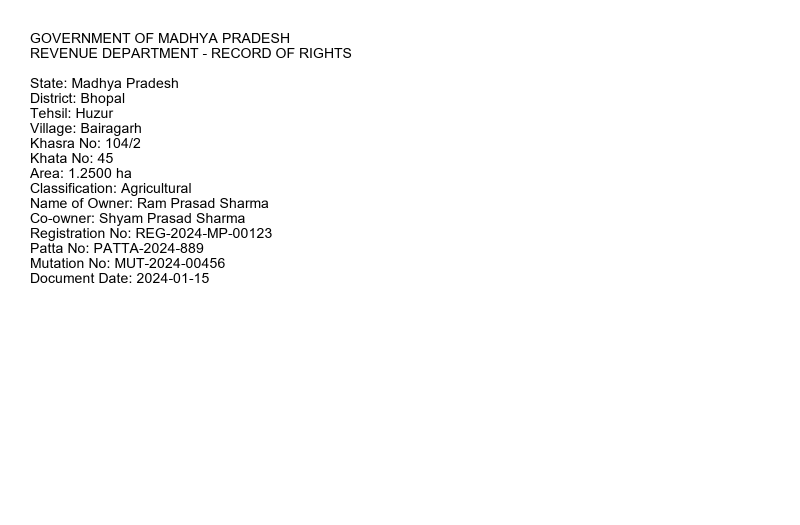
#> input picture backend/tests/fixtures/sample_documents/clean_land_record.png, 1600 x 1050 px (shown at 1/2 size)
$ python -i image_analysis.py   (imports and definitions only)   (older library calls are emulated)
#> lines starting #> are read from the running program, lines starting #| are printed output that depends on the picture; after the words box and inside, x2 and y2 are one past the last pixel; in counts of white or black regions, pixels touching at a corner belong together
"""Bounded, offline document image analysis. Scores are heuristics, not probabilities.

Quality: sharpness=min(100, Laplacian variance/2), contrast=min(100, std/40*100),
resolution=min(100, shortest edge/1000*100). Exposure measures dark/bright clipping;
white paper alone is never treated as glare. See OCR_ANALYSIS.md for limitations.
"""
import io
import math
import warnings
import cv2
import numpy as np
from PIL import Image, ImageOps
from app.core.config import settings
from app.core.exceptions import ExtractionProcessingError


# [17 lines left out: function load_image, not called in this run]


def small_gray(image, edge=1400):
    copy = image.convert('L')
    copy.thumbnail((edge, edge))
    return np.asarray(copy)


def boundary(gray):
    edges = cv2.Canny(cv2.GaussianBlur(gray, (5, 5), 0), 40, 120)
    edges = cv2.morphologyEx(edges, cv2.MORPH_CLOSE, np.ones((5, 5), np.uint8))
    contours, _ = cv2.findContours(edges, cv2.RETR_EXTERNAL, cv2.CHAIN_APPROX_SIMPLE)
    h, w = gray.shape
    for c in sorted(contours, key=cv2.contourArea, reverse=True)[:8]:
        area = cv2.contourArea(c) / (h * w)
        poly = cv2.approxPolyDP(c, .025 * cv2.arcLength(c, True), True)
        if len(poly) != 4 or not cv2.isContourConvex(poly) or not .45 < area < .98:
            continue
        points = poly[:, 0].astype(np.float32)
        center = points.mean(axis=0)
        points = points[np.argsort(np.arctan2(points[:, 1]-center[1], points[:, 0]-center[0]))]
        points = np.roll(points, -np.argmin(points.sum(axis=1)), axis=0)
        sides = np.linalg.norm(points - np.roll(points, -1, axis=0), axis=1)
        if min(sides) < .2 * min(h, w):
            continue
        # Bright paper against darker surroundings; avoid cropping internal ruled tables.
        mask = np.zeros_like(gray); cv2.fillConvexPoly(mask, points.astype(np.int32), 255)
        if gray[mask > 0].mean() - gray[mask == 0].mean() < 18:
            continue
        return points, float(area)
    return None, None


def skew_angle(gray):
    ink = cv2.threshold(gray, 0, 255, cv2.THRESH_BINARY_INV + cv2.THRESH_OTSU)[1]
    joined = cv2.dilate(ink, np.ones((1, 25), np.uint8))
    contours, _ = cv2.findContours(joined, cv2.RETR_EXTERNAL, cv2.CHAIN_APPROX_SIMPLE)
    angles = []
    for contour in contours:
        (_, _), (w, h), angle = cv2.minAreaRect(contour)
        if min(w, h) < 3 or max(w, h) / max(1, min(w, h)) < 4:
            continue
        if angle > 45: angle -= 90
        if abs(angle) <= 12: angles.append(angle)
    return float(np.median(angles)) if len(angles) >= 4 else 0.0


def analyze_quality(image):
    g = small_gray(image)
    sharp = float(cv2.Laplacian(g, cv2.CV_64F).var())
    brightness, contrast = float(g.mean()), float(g.std())
    dark, white = float(np.mean(g < 12)), float(np.mean(g > 250))
    points, coverage = boundary(g)
    angle = skew_angle(g)
    # Only isolated saturated islands surrounded by darker paper are glare candidates.
    saturated = (g > 250).astype(np.uint8)
    count, _, stats, _ = cv2.connectedComponentsWithStats(saturated)
    glare = 0.0
    for x, y, w, h, size in stats[1:count]:
        fraction = size / g.size
        if .01 < fraction < .35 and x > 5 and y > 5 and x+w < g.shape[1]-5 and y+h < g.shape[0]-5:
            patch = g[max(0,y-5):y+h+5, max(0,x-5):x+w+5]
            if np.percentile(patch, 10) < 190: glare += fraction
    sharpness = min(100., sharp / 2)
    lighting = max(0., 100 - max(0, 90-brightness) * 1.2 - dark * 100)
    contrast_score = min(100., contrast / 40 * 100)
    resolution = min(100., min(image.size) / 1000 * 100)
    score = round(.3*sharpness + .25*lighting + .25*contrast_score + .2*resolution)
    perspective = None
    if points is not None:
        sides = np.linalg.norm(points - np.roll(points,-1,axis=0),axis=1)
        perspective = round(100 * min(sides[0],sides[2])/max(sides[0],sides[2]) * min(sides[1],sides[3])/max(sides[1],sides[3]),1)
    issues = []
    if sharpness < 30: issues.append('Image is blurry; hold the camera steady and retake if text is unreadable.')
    if brightness < 65: issues.append('Too dark; increase even lighting.')
    if contrast_score < 30: issues.append('Low text/background contrast; enhancement will be attempted.')
    if min(image.size) < 600: issues.append('Low resolution; move closer. Upscaling cannot recover missing detail.')
    if glare > .04: issues.append('Possible glare is covering part of the document. Retake without direct reflection.')
    if abs(angle) > 1: issues.append('Text is tilted; deskew will be attempted.')
    if points is not None: issues.append('Document boundary detected; perspective correction available.')
    severe = sharpness < 8 or min(image.size) < 250 or brightness < 35 or glare > .12
    return dict(quality_score=score, blur_score=round(sharpness,1), brightness_score=round(lighting,1),
                contrast_score=round(contrast_score,1), resolution_score=round(resolution,1),
                skew_angle=round(angle,2), glare_score=round(glare*100,1),
                document_coverage_score=round(coverage*100,1) if coverage else None,
                perspective_score=perspective, issues=issues,
                measurements=dict(laplacian_variance=round(sharp,2), mean_luminance=round(brightness,2),
                                  luminance_std=round(contrast,2), dark_fraction=round(dark,4), saturated_fraction=round(white,4)),
                recommended_action='RECAPTURE_RECOMMENDED' if severe else 'AUTO_CORRECT' if issues else 'ACCEPT')


# [38 lines left out: functions correct_image, variants, not called in this run]

>>> from PIL import Image
>>> picture = Image.open('../../../tests/fixtures/sample_documents/clean_land_record.png')
#> picture is the input picture: PIL image 1600x1050 RGB; min 0, max 255, mean 250.1
>>> result = analyze_quality(picture)
#> in analyze_quality, `sharp = float(cv2.Laplacian(g, cv2.CV_64F).var())`: sharp = 1366.4
#> in analyze_quality, `brightness, contrast = float(g.mean()), float(g.std())`: brightness = 250.1; contrast = 31.17
#> in analyze_quality, `dark, white = float(np.mean(g < 12)), float(np.mean(g > 250))`: dark = 0.0079; white = 0.967
#> in boundary, `edges = cv2.Canny(cv2.GaussianBlur(gray, (5, 5), 0), 40, 120)`:
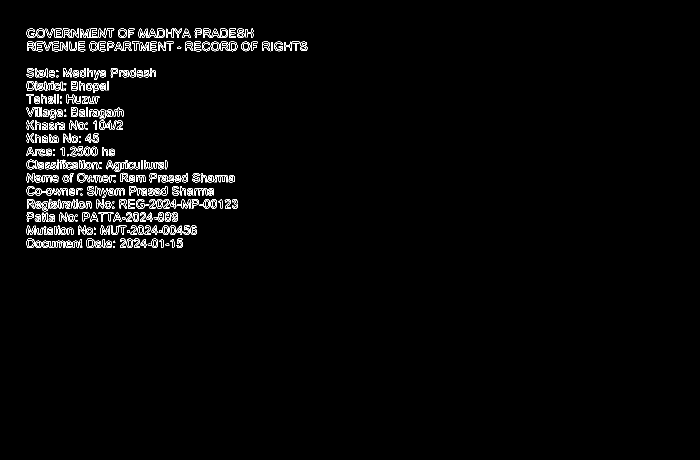
#> edges: shape (919, 1400) (shown at 1/2 size); 2% white in thin lines or dots, all inside (x1, y1, x2, y2) = (52, 57, 615, 496)
#> in boundary, `edges = cv2.morphologyEx(edges, cv2.MORPH_CLOSE, np.ones((5, 5), np.ui..`:
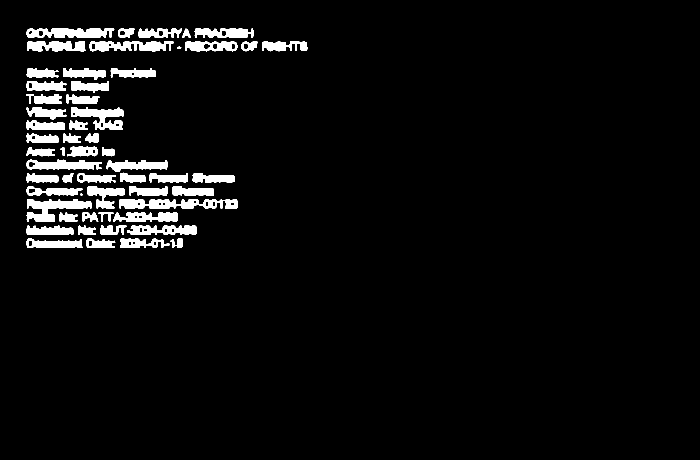
#> edges: shape (919, 1400) (shown at 1/2 size); 4.7% white; 57 white regions (1 under 20 px)
#> in boundary, `contours, _ = cv2.findContours(edges, cv2.RETR_EXTERNAL, cv2.CHAIN_APP..`: contours = 57 contours, 2 with area under 20; largest, box (x1, y1, x2, y2) and area: (238, 398, 476, 418) 3058, (53, 398, 184, 444) 2556, (53, 57, 229, 76) 2454, (142, 214, 247, 260) 2262, (179, 83, 347, 103) 2164
#> the loop in boundary, `for c in sorted(contours, key=cv2.contourArea, reverse=True)[:8]:` made 8 passes
#> (area, poly) on passes 1, 6, 7, 8: (0.00238, [[238, 401], [475, 413]]), (0.00158, [[53, 325], [59, 338], [202, 337], [202, 324]]), (0.00144, [[254, 461], [393, 465], [390, 451]]), (0.00129, [[370, 86], [371, 101], [474, 95], [468, 83]])
#> area on passes 2 to 5: 0.00199, 0.00191, 0.00176, 0.00168
#> in skew_angle, `ink = cv2.threshold(gray, 0, 255, cv2.THRESH_BINARY_INV + cv2.THRESH_O..`:
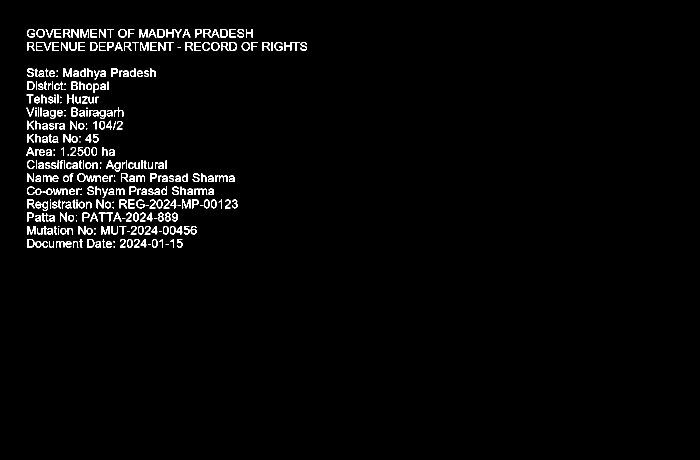
#> ink: shape (919, 1400) (shown at 1/2 size); 2.1% white in thin lines or dots, all inside (x1, y1, x2, y2) = (53, 58, 614, 495)
#> in skew_angle, `joined = cv2.dilate(ink, np.ones((1, 25), np.uint8))`:
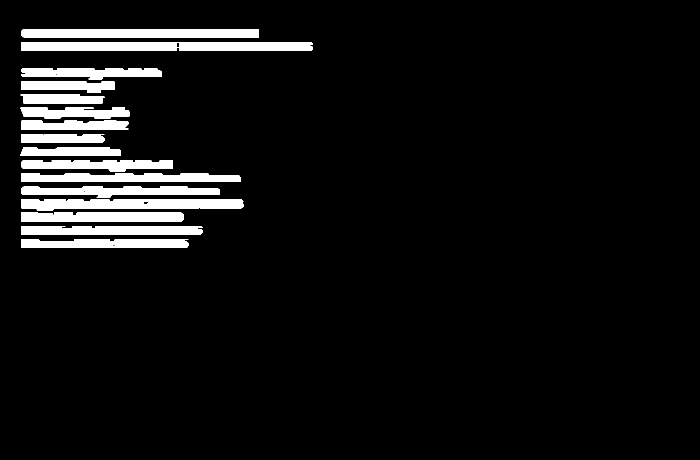
#> joined: shape (919, 1400) (shown at 1/2 size); 6.6% white; 17 white regions
#> in skew_angle, `contours, _ = cv2.findContours(joined, cv2.RETR_EXTERNAL, cv2.CHAIN_AP..`: contours = 17 contours; largest, box (x1, y1, x2, y2) and area: (42, 84, 626, 102) 9824, (42, 58, 518, 75) 7581, (42, 399, 487, 422) 7486, (42, 347, 481, 364) 6118, (42, 452, 405, 469) 5647
#> the loop in skew_angle, `for contour in contours:` made 17 passes
#> (w, h) on passes 1, 2, 3, 4, 5, 6, 8, 9, 10, 11, 12, 13: (16, 334), (16, 362), (17, 325), (22, 444), (22, 397), (16, 438), (22, 303), (17, 199), (16, 166), (17, 214), (22, 217), (17, 168)
#> (contour, w, h) on pass 7: ([[240, 320], [240, 322], [265, 322], [265, 320]], 2, 25)
#> after the loop in skew_angle, `for contour in contours:`: angles = []
#> in analyze_quality, `angle = skew_angle(g)`: angle = 0
#> in analyze_quality, `saturated = (g > 250).astype(np.uint8)`:
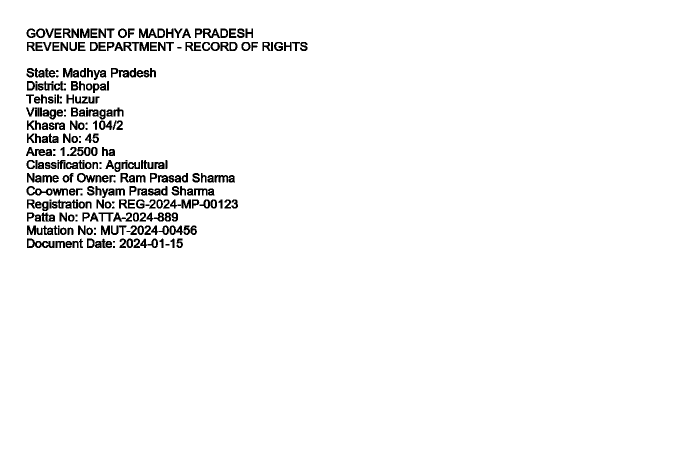
#> saturated: shape (919, 1400) (shown at 1/2 size); values 0 (black) and 1 (white), 96.7% white; 310 black regions (39 under 20 px), largest, box (x1, y1, x2, y2) and area: (54, 477, 109, 496) 526, (53, 372, 105, 391) 413, (278, 57, 314, 76) 395
#> in analyze_quality, `count, _, stats, _ = cv2.connectedComponentsWithStats(saturated)`: count = 150; stats = 150 rows, first 6: [52, 57, 563, 439, 42300], [0, 0, 1400, 919, 1239841], [76, 60, 10, 13, 106], [129, 60, 8, 5, 36], [240, 60, 10, 13, 102], [318, 61, 9, 11, 89]
#> the loop in analyze_quality, `for x, y, w, h, size in stats[1:count]:` made 149 passes
#> (x, y, w, h, size, fraction) on passes 1 to 12: (0, 0, 1400, 919, 1239841, 0.964), (76, 60, 10, 13, 106, 8.24e-05), (129, 60, 8, 5, 36, 2.8e-05), (240, 60, 10, 13, 102, 7.93e-05), (318, 61, 9, 11, 89, 6.92e-05), (393, 61, 7, 5, 34, 2.64e-05), (410, 60, 8, 5, 36, 2.8e-05), (444, 61, 9, 11, 89, 6.92e-05), (302, 62, 5, 6, 14, 1.09e-05), (371, 63, 4, 5, 12, 9.33e-06), (428, 62, 5, 6, 14, 1.09e-05), (57, 86, 8, 5, 38, 2.95e-05)
#> after the loop in analyze_quality, `for x, y, w, h, size in stats[1:count]:`: glare = 0
#> in analyze_quality, `sharpness = min(100., sharp / 2)`: sharpness = 100
#> in analyze_quality, `lighting = max(0., 100 - max(0, 90-brightness) * 1.2 - dark * 100)`: lighting = 99.21
#> in analyze_quality, `contrast_score = min(100., contrast / 40 * 100)`: contrast_score = 77.92
#> in analyze_quality, `score = round(.3*sharpness + .25*lighting + .25*contrast_score + .2*re..`: score = 94
#> in analyze_quality, `severe = sharpness < 8 or min(image.size) < 250 or brightness < 35 or ..`: severe = False
#> result = 12 items
